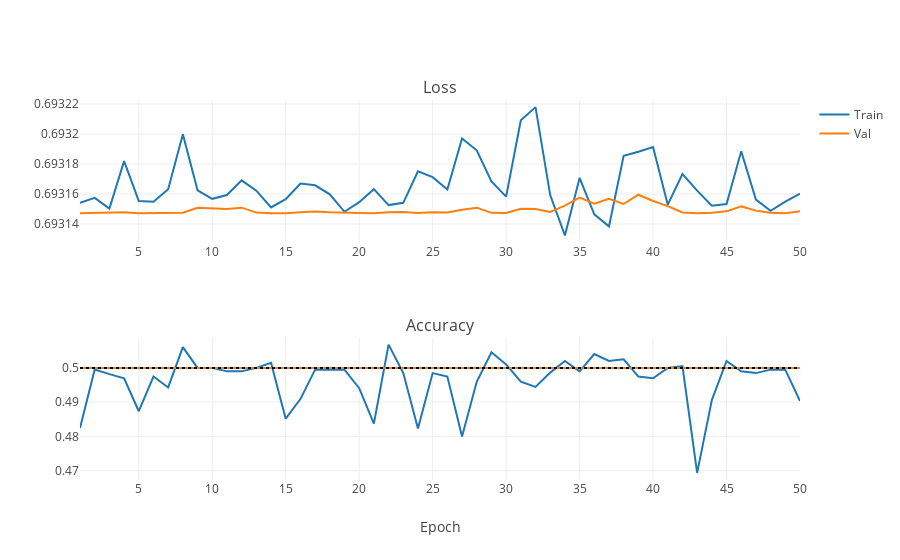

Notebook code for this chart:
### Markdown cell above
Not much better. Let's employ the optimizer used by the authors as well. Training is now optimized using tf.train.MomentumOptimizer with initial learning_rate=0.01 and momentum=0.9.

Note, that our images are still black and white, and we use a simplified downscale=8 network.

### Code cell
iplot(plot_training_stats("/DATA/Dropbox/LOOTRPV/Personal_programming/MachineLearning/Tutorials/ImageRecognition/NNs/VGGNet_logs/3_momentum.log"))

### Figure 1 — Plotly figure (JSON) as saved in the notebook; plotly's stock layout.template omitted (floating-point values rounded to 4 significant figures)
{"data": [{"line": {"color": "#1F77B4"}, "name": "Train", "type": "scatter", "uid": "96e5a7b6-7cc1-4bc1-b971-10a8401b5ba6", "x": [1, 2, 3, 4, 5, 6, 7, 8, 9, 10, 11, 12, 13, 14, 15, 16, 17, 18, 19, 20, 21, 22, 23, 24, 25, 26, 27, 28, 29, 30, 31, 32, 33, 34, 35, 36, 37, 38, 39, 40, 41, 42, 43, 44, 45, 46, 47, 48, 49, 50], "xaxis": "x", "y": [0.6932, 0.6932, 0.6932, 0.6932, 0.6932, 0.6932, 0.6932, 0.6932, 0.6932, 0.6932, 0.6932, 0.6932, 0.6932, 0.6932, 0.6932, 0.6932, 0.6932, 0.6932, 0.6931, 0.6932, 0.6932, 0.6932, 0.6932, 0.6932, 0.6932, 0.6932, 0.6932, 0.6932, 0.6932, 0.6932, 0.6932, 0.6932, 0.6932, 0.6931, 0.6932, 0.6931, 0.6931, 0.6932, 0.6932, 0.6932, 0.6932, 0.6932, 0.6932, 0.6932, 0.6932, 0.6932, 0.6932, 0.6931, 0.6932, 0.6932], "yaxis": "y"}, {"line": {"color": "#FF7F0E"}, "name": "Val", "type": "scatter", "uid": "25d6dfd9-1580-4b3f-937c-9606cfa71295", "x": [1, 2, 3, 4, 5, 6, 7, 8, 9, 10, 11, 12, 13, 14, 15, 16, 17, 18, 19, 20, 21, 22, 23, 24, 25, 26, 27, 28, 29, 30, 31, 32, 33, 34, 35, 36, 37, 38, 39, 40, 41, 42, 43, 44, 45, 46, 47, 48, 49, 50], "xaxis": "x", "y": [0.6931, 0.6931, 0.6931, 0.6931, 0.6931, 0.6931, 0.6931, 0.6931, 0.6932, 0.6932, 0.6931, 0.6932, 0.6931, 0.6931, 0.6931, 0.6931, 0.6931, 0.6931, 0.6931, 0.6931, 0.6931, 0.6931, 0.6931, 0.6931, 0.6931, 0.6931, 0.6931, 0.6932, 0.6931, 0.6931, 0.6932, 0.6931, 0.6931, 0.6932, 0.6932, 0.6932, 0.6932, 0.6932, 0.6932, 0.6932, 0.6932, 0.6931, 0.6931, 0.6931, 0.6931, 0.6932, 0.6931, 0.6931, 0.6931, 0.6931], "yaxis": "y"}, {"line": {"color": "#1F77B4"}, "name": "Train", "showlegend": false, "type": "scatter", "uid": "cc51d726-92ef-4f19-83be-de253ac12b31", "x": [1, 2, 3, 4, 5, 6, 7, 8, 9, 10, 11, 12, 13, 14, 15, 16, 17, 18, 19, 20, 21, 22, 23, 24, 25, 26, 27, 28, 29, 30, 31, 32, 33, 34, 35, 36, 37, 38, 39, 40, 41, 42, 43, 44, 45, 46, 47, 48, 49, 50], "xaxis": "x2", "y": [0.4824, 0.4995, 0.4982, 0.497, 0.4873, 0.4975, 0.4943, 0.5061, 0.5, 0.5, 0.499, 0.499, 0.5, 0.5015, 0.4852, 0.4909, 0.4995, 0.4995, 0.4995, 0.4941, 0.4837, 0.5068, 0.4985, 0.4823, 0.4985, 0.4975, 0.48, 0.4959, 0.5046, 0.501, 0.4959, 0.4944, 0.4986, 0.502, 0.499, 0.5041, 0.502, 0.5025, 0.4975, 0.497, 0.5, 0.5005, 0.4693, 0.4906, 0.502, 0.499, 0.4985, 0.4995, 0.4995, 0.4903], "yaxis": "y2"}, {"line": {"color": "#FF7F0E"}, "name": "Val", "showlegend": false, "type": "scatter", "uid": "523c648f-a1db-4f88-9c02-e2dafeaeab1b", "x": [1, 2, 3, 4, 5, 6, 7, 8, 9, 10, 11, 12, 13, 14, 15, 16, 17, 18, 19, 20, 21, 22, 23, 24, 25, 26, 27, 28, 29, 30, 31, 32, 33, 34, 35, 36, 37, 38, 39, 40, 41, 42, 43, 44, 45, 46, 47, 48, 49, 50], "xaxis": "x2", "y": [0.5, 0.5, 0.5, 0.5, 0.5, 0.5, 0.5, 0.5, 0.5, 0.5, 0.5, 0.5, 0.5, 0.5, 0.5, 0.5, 0.5, 0.5, 0.5, 0.5, 0.5, 0.5, 0.5, 0.5, 0.5, 0.5, 0.5, 0.5, 0.5, 0.5, 0.5, 0.5, 0.5, 0.5, 0.5, 0.5, 0.5, 0.5, 0.5, 0.5, 0.5, 0.5, 0.5, 0.5, 0.5, 0.5, 0.5, 0.5, 0.5, 0.5], "yaxis": "y2"}, {"line": {"color": "#000000", "dash": "dot"}, "mode": "lines", "name": "Always dogs", "showlegend": false, "type": "scatter", "uid": "925d522f-2fc2-4804-95d0-43d985bfd240", "x": [1, 2, 3, 4, 5, 6, 7, 8, 9, 10, 11, 12, 13, 14, 15, 16, 17, 18, 19, 20, 21, 22, 23, 24, 25, 26, 27, 28, 29, 30, 31, 32, 33, 34, 35, 36, 37, 38, 39, 40, 41, 42, 43, 44, 45, 46, 47, 48, 49, 50], "xaxis": "x2", "y": [0.5, 0.5, 0.5, 0.5, 0.5, 0.5, 0.5, 0.5, 0.5, 0.5, 0.5, 0.5, 0.5, 0.5, 0.5, 0.5, 0.5, 0.5, 0.5, 0.5, 0.5, 0.5, 0.5, 0.5, 0.5, 0.5, 0.5, 0.5, 0.5, 0.5, 0.5, 0.5, 0.5, 0.5, 0.5, 0.5, 0.5, 0.5, 0.5, 0.5, 0.5, 0.5, 0.5, 0.5, 0.5, 0.5, 0.5, 0.5, 0.5, 0.5], "yaxis": "y2"}, {"line": {"color": "#000000", "dash": "dot"}, "mode": "lines", "name": "Always cats", "showlegend": false, "type": "scatter", "uid": "b2ac3fe5-f2bd-4126-8500-bc7a769a2af6", "x": [1, 2, 3, 4, 5, 6, 7, 8, 9, 10, 11, 12, 13, 14, 15, 16, 17, 18, 19, 20, 21, 22, 23, 24, 25, 26, 27, 28, 29, 30, 31, 32, 33, 34, 35, 36, 37, 38, 39, 40, 41, 42, 43, 44, 45, 46, 47, 48, 49, 50], "xaxis": "x2", "y": [0.5, 0.5, 0.5, 0.5, 0.5, 0.5, 0.5, 0.5, 0.5, 0.5, 0.5, 0.5, 0.5, 0.5, 0.5, 0.5, 0.5, 0.5, 0.5, 0.5, 0.5, 0.5, 0.5, 0.5, 0.5, 0.5, 0.5, 0.5, 0.5, 0.5, 0.5, 0.5, 0.5, 0.5, 0.5, 0.5, 0.5, 0.5, 0.5, 0.5, 0.5, 0.5, 0.5, 0.5, 0.5, 0.5, 0.5, 0.5, 0.5, 0.5], "yaxis": "y2"}], "layout": {"annotations": [{"font": {"size": 16}, "showarrow": false, "text": "Loss", "x": 0.5, "xanchor": "center", "xref": "paper", "y": 1, "yanchor": "bottom", "yref": "paper"}, {"font": {"size": 16}, "showarrow": false, "text": "Accuracy", "x": 0.5, "xanchor": "center", "xref": "paper", "y": 0.375, "yanchor": "bottom", "yref": "paper"}], "xaxis": {"anchor": "y", "domain": [0, 1]}, "xaxis2": {"anchor": "y2", "domain": [0, 1], "title": {"text": "Epoch"}}, "yaxis": {"anchor": "x", "domain": [0.625, 1], "type": "log"}, "yaxis2": {"anchor": "x2", "domain": [0, 0.375]}}}
